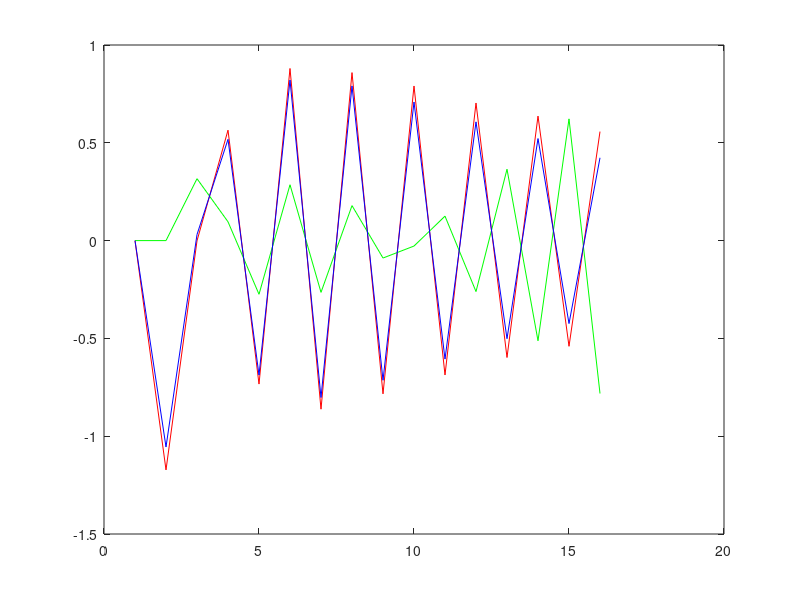

The MATLAB script that drew this image:
clear
 
 % laplacian matrix used to calculate the connected edges a spanning tree
 % (pws vgainei)
L=-[	-2	1	0	1	0
		1	-2	0	1	0
		0	0	-2	1	1
		1	1	1	-4	1
		0	0	1	1	-2 
	];



x=[ 2 3 4 5 6]'; % mc=4  (noumera ka8e komvou sthn arxi )
y=x;
 
% system model matrices (h times tou systimatos)
A=[ -0.8 .5; .1 -.6];
C=[1 0]; 

% system intinial state +
zx=[4; 4];
zy=0 ;

%estimations (ta arxika estimation prin arxisei to simulation)
zestx=[0; 0]; % a priori
zesty=0 ;	% a priori
zestxm=0 ; % a posteriori
zestym=0 ; % a posteriori

% aggregation vectors of estimations (edw?)

zzy=[  0];
zzesty= [  0];	% a priori
zzestym= [  0]; % a posteriori

% Kalman gain (giati dilwmeno e3 arxhs kai oxi dunamiko?)
	K=[0.9 ; 0.9];
	

for ii=1:15

	zestx= A*zestx; 
	zesty=C*zestx;% a priori
	
	zx=A*zx+.05*rand(1,1);
	zy=C*zx;
	
	% consensus
	
		%collapse measurements
		 x=[zy+1 zy-1 zy-2 zy-1 zy+3 ]';
		
		for jj=1:50
			x=(eye(5)-L/2.6)*x;
			y= [ y x];
		end
		zy=x(1,1);
	
	% end consensus

	
	 zestxm=  zestx+K*(zy-zesty)  ;		% a posteriori
	 zestym=C*zestxm;	% a posteriori
	 zestx=zestxm;
	 zzesty=[zzesty  zesty];
	 zzestym=[zzestym  C*zestxm];
     zzy= [ zzy   zy];
	 


%	add delays to plot consensus procedure  (1/2)
%	 zzesty=[zzesty  zesty*ones(1,50)];
%	  zzestym=[zzestym zestym*ones(1,50)	];
%	  zzy= [ zzy	zy*ones(1,50)	]; 
	 
	 
	 
end

% end of simulation

% plotting


%	add delays to plot consensus procedure  (2/2)
  % plot (y(1,:), 'red')
  %  hold on
 %   plot (y(2,:),'green')
 %  plot (y(3,:),'blue')
 %   plot (y(4,:), 'black')
 %     plot (y(5,:),'magenta')
 

%bita figure
% real, apriori, aposteriori
 plot (zzy(1,:), 'red');
 hold on;
 plot (zzesty(1,:), 'green');
plot (zzestym(1,:), 'blue');
